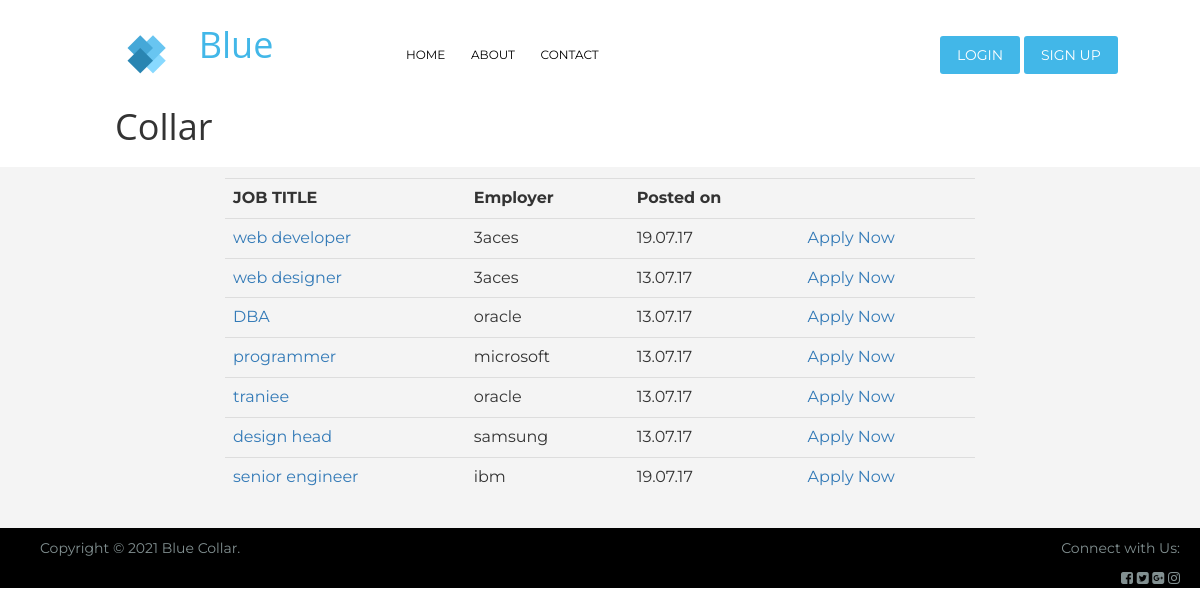
Screenshot of /job-list.php with the database file from the repository.
### tables this page shows
CREATE TABLE `jobs` (
  `job_id` int(50) NOT NULL,
  `job_title` varchar(100) NOT NULL,
  `employer` varchar(100) NOT NULL,
  `skills` varchar(100) NOT NULL,
  `qualification` varchar(100) NOT NULL,
  `experience` int(20) NOT NULL,
  `job_description` varchar(500) NOT NULL,
  `applied` int(20) NOT NULL DEFAULT 0,
  `posted` timestamp NOT NULL DEFAULT current_timestamp() ON UPDATE current_timestamp()
);

### job-list.php (the view, shortened to what this page needs)
<body>
<?php
include_once 'config.php';
include_once 'header.php';
?>
<section class="body-section">
<div class="container">
<div class="row">
<div class="col-lg-8 col-md-8 col-sm-8 col-xs-12 col-lg-push-2 col-sm-push-2 col-md-push-2 job-list">
<table class="table table-hover" >
<tr>
<th>JOB TITLE</th>
<th>Employer</th>
<th>Posted on</th>
<th></th>
</tr>
<?php
$sql="select job_id,job_title,applied,employer,posted from jobs";
$result=$con->query($sql);
while($record=$result->fetch_assoc()){
$page="view-details.php?job_id=".$record['job_id'];
?>
<tr data-toggle="modal" data-target="#demo" onClick="load('<?php echo $page; ?>')">
<td><a href="view-details.php?job_id=<?php echo $record['job_id']; ?>"><?php echo $record['job_title'];?></a></td>
<td><?php echo $record['employer']; ?></td>
<td><?php $date=date_create($record['posted']); echo date_format($date,"d.m.y");?></td>
<td>
<a href="apply.php">Apply Now</a>
</td>
</tr>
<?php
}?>
</table>
</div>
</div>
</div>
</section>
<?php
include_once 'footer.php';
?>
</body>
</html>

### header.php (shortened to what this page needs)
<!DOCTYPE html PUBLIC "-//W3C//DTD XHTML 1.0 Transitional//EN" "http://www.w3.org/TR/xhtml1/DTD/xhtml1-transitional.dtd">
<html xmlns="http://www.w3.org/1999/xhtml">
<head>
<link rel="stylesheet" href="bootstrap.min.css" />
<link rel="stylesheet" href="https://maxcdn.bootstrapcdn.com/bootstrap/3.3.7/css/bootstrap.min.css" />
<link rel="stylesheet" href="style.css" />
<link rel="stylesheet" href="https://maxcdn.bootstrapcdn.com/font-awesome/4.7.0/css/font-awesome.min.css" />
</head>
<body>
<header>
  <div class="container-fluid">
    <div class="row">
      <div class="col-lg-3 col-md-3 logo" > <img src="images/logo2.png"/>
      <h1 style="color:#42b7e8;"> Blue</h1>
        <h1>Collar </h1>
      </div>
      <div class="col-md-6 col-lg-6 nav-menu">
        <div class="dropdown"> <a href="index.php">
          <button class="dropbtn">HOME</button>
          </a> </div>
        <div class="dropdown" ><a href="about_us.php">
          <button class="dropbtn">ABOUT</button></a>
        </div>
        <div class="dropdown"> <a href="admin-index.php">
          <button class="dropbtn">CONTACT </button>
          </a> </div>
      </div>
      <?php
if(empty($_SESSION['username'])){?>
<div class="col-lg-3 col-md-3 signin"> <a href="login.php">Login</a> <a href="signup.php">Sign up</a> </div><?php } else {?>
<div class="col-lg-3 col-md-3 signin"> <a href="logout.php">Logout</a></div><?php } ?>
    </div>
  </div>
</header>
</body>
</html>

### footer.php
<html>
<body>
<footer>
  <div class="footer-bottom">
    <div class="container">
      <div class="row">
        <div class="col-md-6 col-md-push-6 text-right">
          <div class="footer_widget">
            <p>Connect with Us:</p>
              <i class="fa fa-facebook-square" aria-hidden="true"></i></a>
              <i class="fa fa-twitter-square" aria-hidden="true"></i></a>
              <i class="fa fa-google-plus-square" aria-hidden="true"></i></a>
              <i class="fa fa-instagram" aria-hidden="true"></i></a>
          </div>
        </div>
        <div class="col-md-6 col-md-pull-6">
        <p class="copy-right">Copyright &copy; 2021 Blue Collar.</p>
        </div>
      </div>
    </div>
  </div>
</footer>
</body>
</html>

### style.css (style rules this page uses)
header { padding-left:100px; margin-bottom:10px; }
body { font-family: "Montserrat", sans-serif; }
header .logo img { margin-right:20px; }
header .logo h1 { font-family: "Open Sans", serif; display:inline-block; margin-right:5px; margin-top:25px; }
header .nav-menu { padding-top:45px; }
header .nav-menu .dropdown { display:inline-block; position:relative; margin-left:10px; }
.nav-menu .dropdown .dropbtn { float:right; background-color:#FFFFFF; border:none; border-bottom: 2px solid white; color:#000000; font-size:12px; margin-bottom:20px; }
header .signin { padding-top:45px; }
header .signin a { padding-left:17px; padding-right:17px; padding-top:10px; padding-bottom:10px; background-color: #42b7e8; color:#FFFFFF; text-transform: uppercase; border-radius:3px; }
.body-section { padding:10px; border: 1px solid #f4f4f4; background-color: #f4f4f4; }
.footer-bottom { color: #829091; padding-left:20px; padding-top:10px; background-color:black; }

### rows the page displays
jobs: job_title "web developer", employer "3aces", posted "19.07.17"
jobs: job_title "web designer", employer "3aces", posted "13.07.17"
jobs: job_title "DBA", employer "oracle", posted "13.07.17"
jobs: job_title "programmer", employer "microsoft", posted "13.07.17"
jobs: job_title "traniee", employer "oracle", posted "13.07.17"
jobs: job_title "design head", employer "samsung", posted "13.07.17"
jobs: job_title "senior engineer", employer "ibm", posted "19.07.17"
